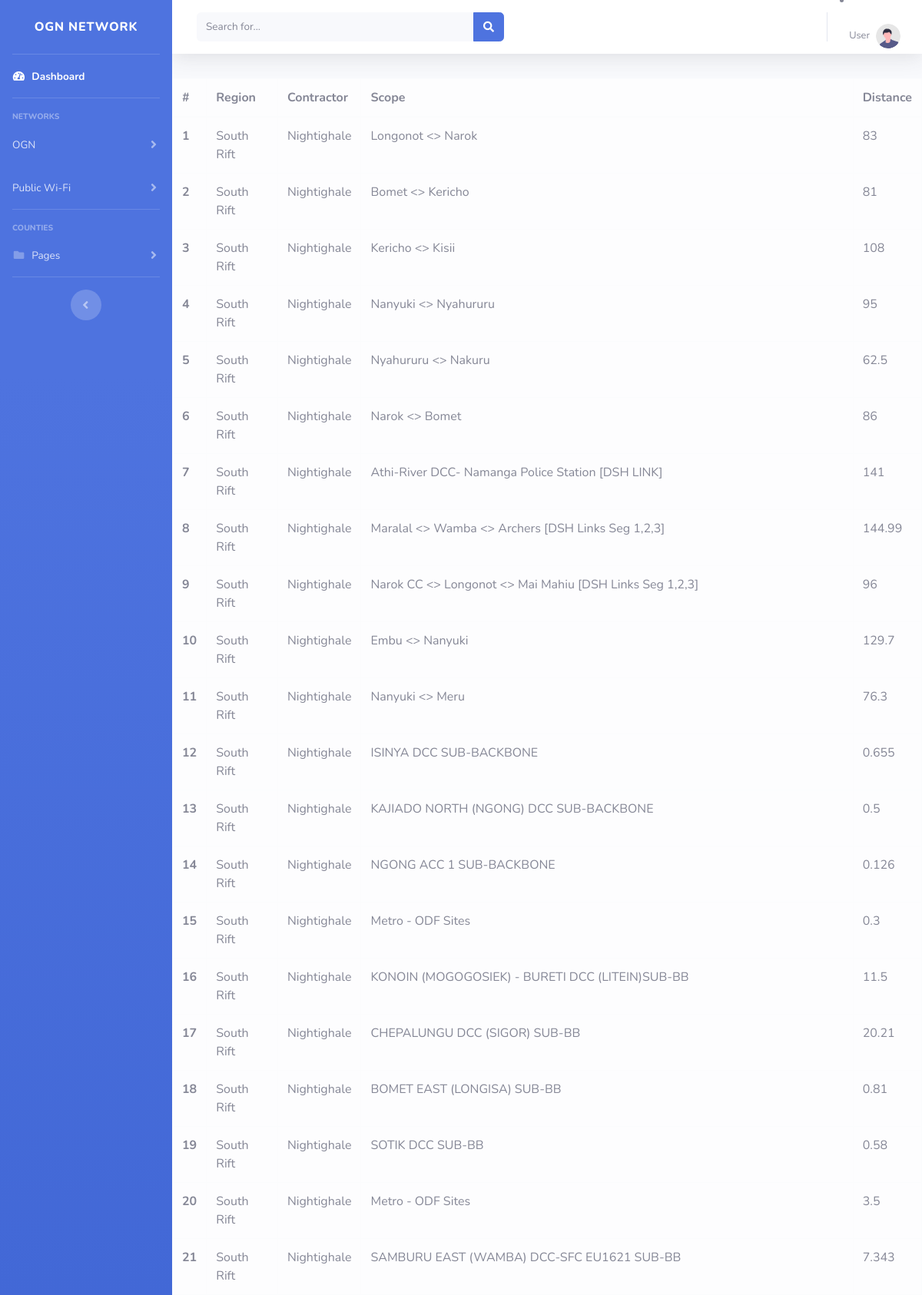
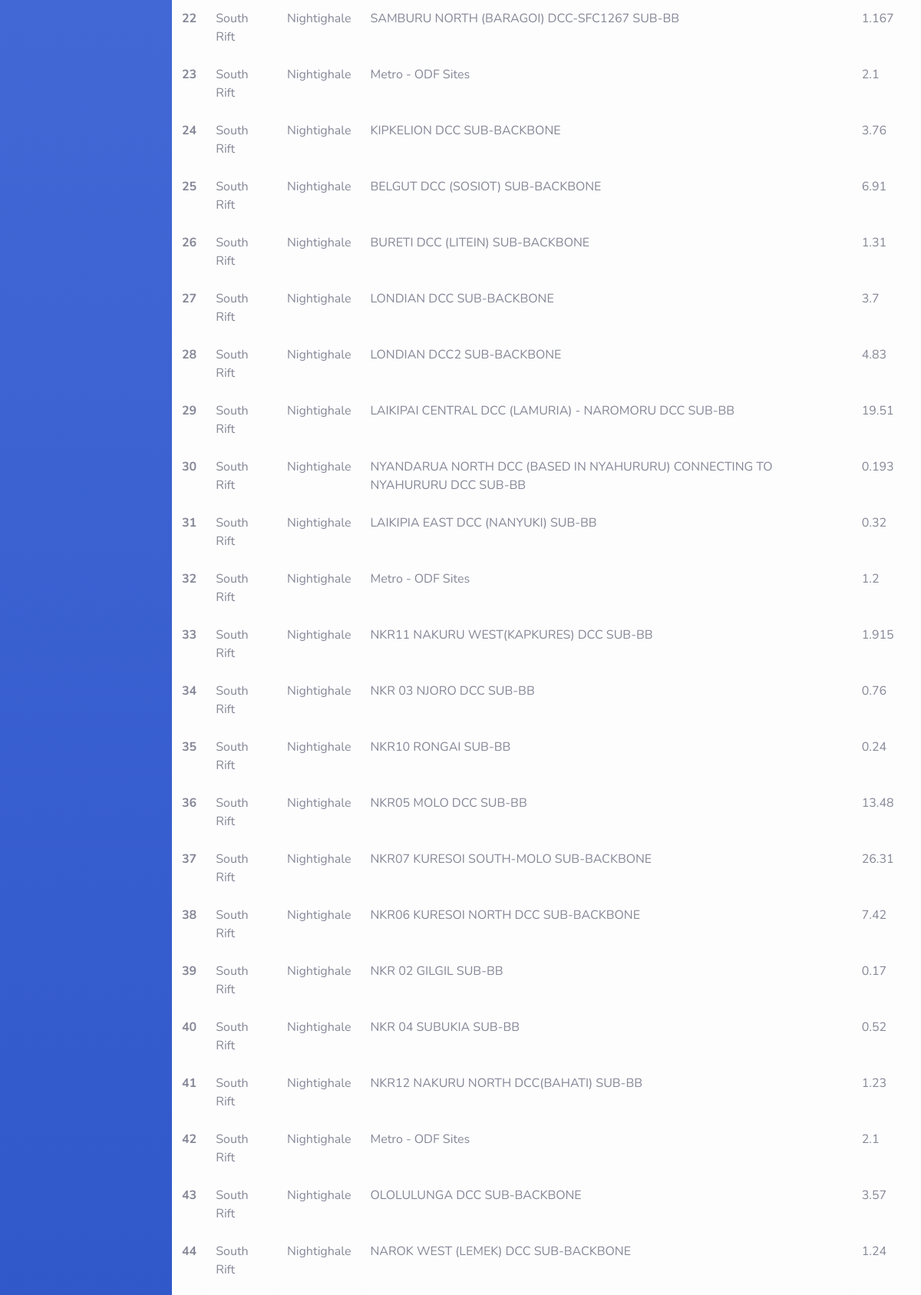
Page /south_rift.php (upper part) on the committed database (2 pictures, top to bottom).
### tables this page shows
CREATE TABLE `south_rift` (
  `id` int(11) NOT NULL,
  `Region` varchar(10) DEFAULT NULL,
  `Contractor` varchar(11) DEFAULT NULL,
  `Scope` varchar(255) DEFAULT NULL,
  `Distance` varchar(6) DEFAULT NULL
);

### south_rift.php (the view, shortened to what this page needs)
<?php
include_once("./includes/connection.php");
include_once("sidebar.php");
?>
<html lang="en">
<head>
    <link rel="stylesheet" href="https://cdn.datatables.net/buttons/3.1.2/css/buttons.dataTables.css">
    <link rel="stylesheet" href="https://cdn.datatables.net/2.1.8/css/dataTables.dataTables.css">
</head>
<body>
    <div class="row">
        <div class="col-md-12 my-2 ">
            <table id="example" class="table table-bordered table-light">
                <thead>
                    <tr>
                        <th scope="col">#</th>
                        <th scope="col">Region</th>
                        <th scope="col">Contractor</th>
                        <th scope="col">Scope</th>
                        <th scope="col">Distance</th>
                    </tr>
                </thead>
                <tbody>
                    <?php
                    $sql = 'SELECT * FROM south_rift';
                    $results = mysqli_query($con, $sql);
                    while ($row = mysqli_fetch_assoc($results)) {
                        $id = $row['id'];
                        $Region = $row['Region'];
                        $Contractor = $row['Contractor'];
                        $Scope = $row['Scope'];
                        $Distance = $row['Distance'];
                        echo '<tr>
       <th scope="row">' . $id . '</th>
       <td>' . $Region . '</td>
       <td>' . $Contractor . '</td>
       <td>' . $Scope . '</td>
       <td>' . $Distance . '</td>
     </tr>';
                    }
                    ?>
                </tbody>
            </table>
        </div>
    </div>

### rows in the picture
south_rift: id "1", Region "South Rift", Contractor "Nightighale", Scope "Longonot <> Narok", Distance "83"
south_rift: id "2", Region "South Rift", Contractor "Nightighale", Scope "Bomet <> Kericho", Distance "81"
south_rift: id "3", Region "South Rift", Contractor "Nightighale", Scope "Kericho <> Kisii", Distance "108"
south_rift: id "4", Region "South Rift", Contractor "Nightighale", Scope "Nanyuki <> Nyahururu", Distance "95"
south_rift: id "5", Region "South Rift", Contractor "Nightighale", Scope "Nyahururu <> Nakuru", Distance "62.5"
south_rift: id "6", Region "South Rift", Contractor "Nightighale", Scope "Narok <> Bomet", Distance "86"
south_rift: id "7", Region "South Rift", Contractor "Nightighale", Scope "Athi-River DCC- Namanga Police Station [DSH LINK]", Distance "141"
south_rift: id "8", Region "South Rift", Contractor "Nightighale", Scope "Maralal <> Wamba <> Archers [DSH Links Seg 1,2,3]", Distance "144.99"
south_rift: id "9", Region "South Rift", Contractor "Nightighale", Scope "Narok CC <> Longonot <> Mai Mahiu [DSH Links Seg 1,2,3]", Distance "96"
south_rift: id "10", Region "South Rift", Contractor "Nightighale", Scope "Embu <> Nanyuki", Distance "129.7"
south_rift: id "11", Region "South Rift", Contractor "Nightighale", Scope "Nanyuki <> Meru", Distance "76.3"
south_rift: id "12", Region "South Rift", Contractor "Nightighale", Scope "ISINYA DCC SUB-BACKBONE", Distance "0.655"
south_rift: id "13", Region "South Rift", Contractor "Nightighale", Scope "KAJIADO NORTH (NGONG) DCC SUB-BACKBONE", Distance "0.5"
south_rift: id "14", Region "South Rift", Contractor "Nightighale", Scope "NGONG ACC 1 SUB-BACKBONE", Distance "0.126"
south_rift: id "15", Region "South Rift", Contractor "Nightighale", Scope "Metro - ODF Sites", Distance "0.3"
south_rift: id "16", Region "South Rift", Contractor "Nightighale", Scope "KONOIN (MOGOGOSIEK) - BURETI DCC (LITEIN)SUB-BB", Distance "11.5"
south_rift: id "17", Region "South Rift", Contractor "Nightighale", Scope "CHEPALUNGU DCC (SIGOR) SUB-BB", Distance "20.21"
south_rift: id "18", Region "South Rift", Contractor "Nightighale", Scope "BOMET EAST (LONGISA) SUB-BB", Distance "0.81"
south_rift: id "19", Region "South Rift", Contractor "Nightighale", Scope "SOTIK DCC SUB-BB", Distance "0.58"
south_rift: id "20", Region "South Rift", Contractor "Nightighale", Scope "Metro - ODF Sites", Distance "3.5"
south_rift: id "21", Region "South Rift", Contractor "Nightighale", Scope "SAMBURU EAST (WAMBA) DCC-SFC EU1621 SUB-BB", Distance "7.343"
south_rift: id "22", Region "South Rift", Contractor "Nightighale", Scope "SAMBURU NORTH (BARAGOI) DCC-SFC1267 SUB-BB", Distance "1.167"
south_rift: id "23", Region "South Rift", Contractor "Nightighale", Scope "Metro - ODF Sites", Distance "2.1"
south_rift: id "24", Region "South Rift", Contractor "Nightighale", Scope "KIPKELION DCC SUB-BACKBONE", Distance "3.76"
south_rift: id "25", Region "South Rift", Contractor "Nightighale", Scope "BELGUT DCC (SOSIOT) SUB-BACKBONE", Distance "6.91"
south_rift: id "26", Region "South Rift", Contractor "Nightighale", Scope "BURETI DCC (LITEIN) SUB-BACKBONE", Distance "1.31"
south_rift: id "27", Region "South Rift", Contractor "Nightighale", Scope "LONDIAN DCC SUB-BACKBONE", Distance "3.7"
south_rift: id "28", Region "South Rift", Contractor "Nightighale", Scope "LONDIAN DCC2 SUB-BACKBONE", Distance "4.83"
south_rift: id "29", Region "South Rift", Contractor "Nightighale", Scope "LAIKIPAI CENTRAL DCC (LAMURIA) - NAROMORU DCC SUB-BB", Distance "19.51"
south_rift: id "30", Region "South Rift", Contractor "Nightighale", Scope "NYANDARUA NORTH DCC (BASED IN NYAHURURU) CONNECTING TO NYAHURURU DCC SUB-BB", Distance "0.193"
south_rift: id "31", Region "South Rift", Contractor "Nightighale", Scope "LAIKIPIA EAST DCC (NANYUKI) SUB-BB", Distance "0.32"
south_rift: id "32", Region "South Rift", Contractor "Nightighale", Scope "Metro - ODF Sites", Distance "1.2"
south_rift: id "33", Region "South Rift", Contractor "Nightighale", Scope "NKR11 NAKURU WEST(KAPKURES) DCC SUB-BB", Distance "1.915"
south_rift: id "34", Region "South Rift", Contractor "Nightighale", Scope "NKR 03 NJORO DCC SUB-BB", Distance "0.76"
south_rift: id "35", Region "South Rift", Contractor "Nightighale", Scope "NKR10 RONGAI SUB-BB", Distance "0.24"
south_rift: id "36", Region "South Rift", Contractor "Nightighale", Scope "NKR05 MOLO DCC SUB-BB", Distance "13.48"
south_rift: id "37", Region "South Rift", Contractor "Nightighale", Scope "NKR07 KURESOI SOUTH-MOLO SUB-BACKBONE", Distance "26.31"
south_rift: id "38", Region "South Rift", Contractor "Nightighale", Scope "NKR06 KURESOI NORTH DCC SUB-BACKBONE", Distance "7.42"
south_rift: id "39", Region "South Rift", Contractor "Nightighale", Scope "NKR 02 GILGIL SUB-BB", Distance "0.17"
south_rift: id "40", Region "South Rift", Contractor "Nightighale", Scope "NKR 04 SUBUKIA SUB-BB", Distance "0.52"
south_rift: id "41", Region "South Rift", Contractor "Nightighale", Scope "NKR12 NAKURU NORTH DCC(BAHATI) SUB-BB", Distance "1.23"
south_rift: id "42", Region "South Rift", Contractor "Nightighale", Scope "Metro - ODF Sites", Distance "2.1"
south_rift: id "43", Region "South Rift", Contractor "Nightighale", Scope "OLOLULUNGA DCC SUB-BACKBONE", Distance "3.57"
south_rift: id "44", Region "South Rift", Contractor "Nightighale", Scope "NAROK WEST (LEMEK) DCC SUB-BACKBONE", Distance "1.24"
